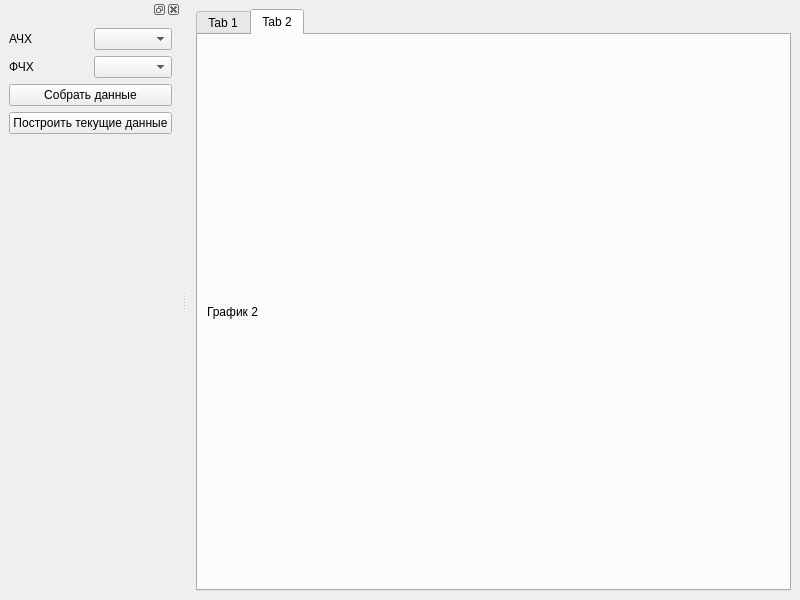
<?xml version="1.0" encoding="UTF-8"?>
<ui version="4.0">
 <class>MainWindow</class>
 <widget class="QMainWindow" name="MainWindow">
  <property name="geometry">
   <rect>
    <x>0</x>
    <y>0</y>
    <width>800</width>
    <height>600</height>
   </rect>
  </property>
  <property name="windowTitle">
   <string>MainWindow</string>
  </property>
  <widget class="QWidget" name="centralwidget">
   <layout class="QVBoxLayout" name="verticalLayout_2">
    <item>
     <widget class="QTabWidget" name="tabWidget">
      <property name="currentIndex">
       <number>1</number>
      </property>
      <widget class="QWidget" name="AFC_show">
       <attribute name="title">
        <string>Tab 1</string>
       </attribute>
       <layout class="QVBoxLayout" name="verticalLayout">
        <item>
         <widget class="QLabel" name="plot_AFC">
          <property name="text">
           <string>График 1</string>
          </property>
         </widget>
        </item>
       </layout>
      </widget>
      <widget class="QWidget" name="PFC_show">
       <attribute name="title">
        <string>Tab 2</string>
       </attribute>
       <layout class="QVBoxLayout" name="verticalLayout_3">
        <item>
         <widget class="QLabel" name="plot_PFC">
          <property name="text">
           <string>График 2</string>
          </property>
         </widget>
        </item>
       </layout>
      </widget>
     </widget>
    </item>
   </layout>
  </widget>
  <widget class="QDockWidget" name="dockWidget">
   <attribute name="dockWidgetArea">
    <number>1</number>
   </attribute>
   <widget class="QWidget" name="dockWidgetContents">
    <layout class="QGridLayout" name="gridLayout">
     <item row="5" column="0" colspan="2">
      <spacer name="verticalSpacer">
       <property name="orientation">
        <enum>Qt::Vertical</enum>
       </property>
       <property name="sizeHint" stdset="0">
        <size>
         <width>20</width>
         <height>40</height>
        </size>
       </property>
      </spacer>
     </item>
     <item row="2" column="1">
      <widget class="QComboBox" name="choosetypePFC"/>
     </item>
     <item row="0" column="0">
      <widget class="QLabel" name="label_AFC">
       <property name="text">
        <string>АЧХ</string>
       </property>
      </widget>
     </item>
     <item row="4" column="0" colspan="2">
      <widget class="QPushButton" name="plot_current_data_Button">
       <property name="text">
        <string>Построить текущие данные</string>
       </property>
      </widget>
     </item>
     <item row="2" column="0">
      <widget class="QLabel" name="label_PFC">
       <property name="text">
        <string>ФЧХ</string>
       </property>
      </widget>
     </item>
     <item row="3" column="0" colspan="2">
      <widget class="QPushButton" name="collect_data_Button">
       <property name="text">
        <string>Собрать данные</string>
       </property>
      </widget>
     </item>
     <item row="0" column="1">
      <widget class="QComboBox" name="choosetypeAFC"/>
     </item>
    </layout>
   </widget>
  </widget>
 </widget>
 <resources/>
 <connections/>
</ui>
